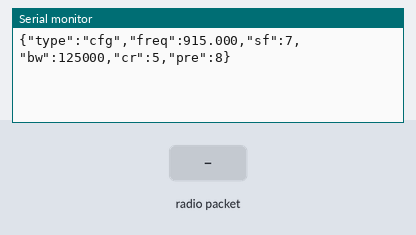
Bench run of a sketch on a simulated Seeed XIAO ESP32-S3. Shown: the last lines printed to the serial monitor. The inputs (shaded band) are chosen by the test bench. No radio packets arrive unless stated.

Above: at 1.2 s.
1.3 s: radio packet "?" arrives
At 2.5 s:
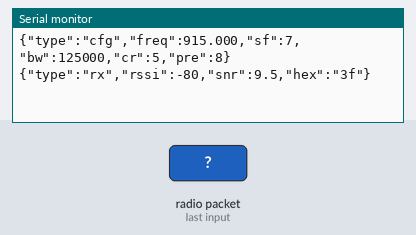
2.8 s: radio packet "1" arrives
At 3.9 s:
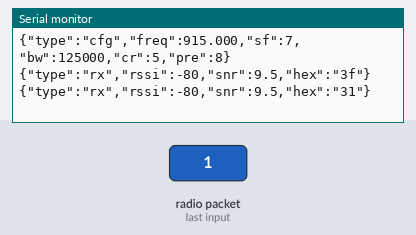

The sketch:

lora_rx.ino
```cpp
// AFTERGLOW laptop LoRa radio: Seeed XIAO ESP32S3 #3 + Adafruit RFM95W (SX1276).
//
// A dumb modem that only listens. Every LoRa packet it hears goes to USB as one JSON line,
// header and all; code/afterglow/lora_rx.py checks the sender and decodes the 16-byte alert.
// Line formats: docs/CONTRACTS.md, "Laptop LoRa radio".
//
// Arduino IDE: board "XIAO_ESP32S3" (esp32 core), USB CDC On Boot: Enabled (Serial = USB).
// Library: "LoRa" by Sandeep Mistry (Library Manager). It polls, so there's no interrupt
// handler, and it passes the 4-byte RadioHead header through as plain bytes, which is
// exactly what the pod's adafruit_rfm9x sends.
//
// Wiring (docs/HARDWARE.md): 5V -> VIN, GND -> GND, D8 -> SCK, D9 -> MISO, D10 -> MOSI,
// D0 -> CS, D1 -> RST, D3 -> G0 (wired but unused: we poll). D6 and D7 are free.
// Solder the 915 MHz spring antenna to ANT before powering it.

#include <SPI.h>
#include <LoRa.h>

// Must match [lora] in code/afterglow.toml. tests/test_lora_rx.py checks these lines.
#define FREQ_MHZ 915.0
#define SF 7
#define BW_HZ 125000
#define CR 5
#define PREAMBLE 8

const int PIN_CS = D0;
const int PIN_RST = D1;
const int PIN_G0 = D3;

static void printCfg() {
  Serial.printf("{\"type\":\"cfg\",\"freq\":%.3f,\"sf\":%d,\"bw\":%ld,\"cr\":%d,\"pre\":%d}\n",
                FREQ_MHZ, SF, (long)BW_HZ, CR, PREAMBLE);
}

void setup() {
  Serial.begin(115200);  // USB CDC: the baud rate is ignored
  SPI.begin(D8, D9, D10, PIN_CS);  // SCK, MISO, MOSI, SS
  LoRa.setSPI(SPI);
  LoRa.setPins(PIN_CS, PIN_RST, PIN_G0);
  while (!LoRa.begin((long)(FREQ_MHZ * 1e6))) {
    Serial.println("{\"type\":\"err\",\"msg\":\"no RFM95W: check SPI wiring, CS on D0, RST on D1, power\"}");
    delay(2000);
  }
  LoRa.setSpreadingFactor(SF);
  LoRa.setSignalBandwidth(BW_HZ);
  LoRa.setCodingRate4(CR);
  LoRa.setPreambleLength(PREAMBLE);
  LoRa.enableCrc();  // packets with a bad CRC are dropped by parsePacket()
  printCfg();
}

void loop() {
  // lora_rx.py sends "?" when it opens the port: answer with the radio settings.
  while (Serial.available()) {
    if (Serial.read() == '?') printCfg();
  }

  int n = LoRa.parsePacket();
  if (n <= 0) return;

  static char hex[2 * 255 + 1];
  int len = 0;
  while (LoRa.available() && len < 255) {
    snprintf(hex + 2 * len, 3, "%02x", (uint8_t)LoRa.read());
    len++;
  }
  hex[2 * len] = '\0';
  Serial.printf("{\"type\":\"rx\",\"rssi\":%d,\"snr\":%.1f,\"hex\":\"%s\"}\n",
                LoRa.packetRssi(), LoRa.packetSnr(), hex);
}
```

Measured:
- after the input at 1.3 s, the serial monitor: prints a new line at once (image 1)
- after the input at 2.8 s, the serial monitor: prints a new line at once (image 2)
